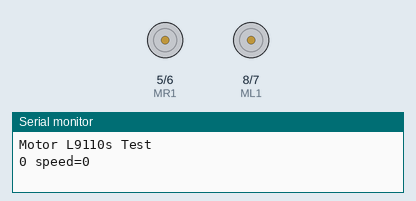
A sketch run on a simulated Arduino Uno, built with avr-gcc and run on an emulated ATmega328P. Parts: motor-driver pin pairs drawn as motors (green arrow = first pin HIGH = forward, orange = second pin HIGH = backward, longer = more drive), the last lines printed to the serial monitor.

Above: at 0.5 s.
At 2.5 s:
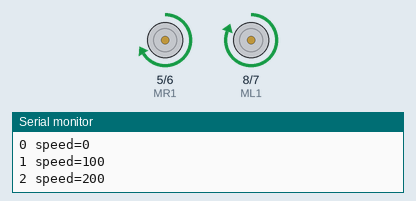
At 5.5 s:
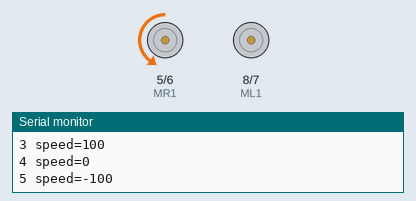
At 9.5 s:
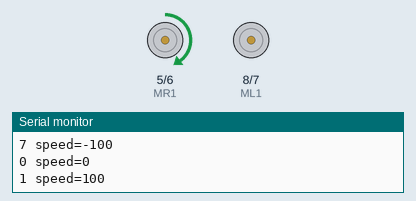
Timing chart, 0 to 10.4 s (numbered marks = the images above):
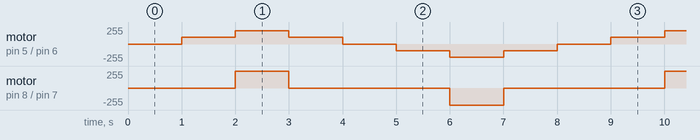

Measured:
- by itself, motor on pin 8 (ML1) / pin 7 (ML2): repeats every 8.0 s: stopped 3.0 s, backward 255/255 1.0 s, stopped 3.0 s, forward 255/255 1.0 s
- by itself, motor on pin 5 (MR1) / pin 6 (MR2): repeats every 8.0 s: forward 200/255 1.0 s, forward 100/255 1.0 s, stopped 1.0 s, backward 100/255 1.0 s, backward 200/255 1.0 s, backward 100/255 1.0 s, stopped 1.0 s, forward 100/255 1.0 s

The sketch:

motor_test.ino
```cpp
// 直流馬達模組測試

//==== 接腳定義 ====
#define ML1    8   //右馬達輸入2
#define ML2    7   //右馬達輸入1

#define MR1    5  //左馬達輸入1
#define MR2    6  //左馬達輸入2

#define B1     2   //按鈕1

//=========設定數值=========
#define SPEED_L  100   //馬達速度 低
#define SPEED_H 200   //馬達速度 高
int speed[] = {0, SPEED_L, SPEED_H, SPEED_L, 0, -SPEED_L, -SPEED_H, -SPEED_L };
int i = 0;

void setup() {

  Serial.begin(9600);  // 用於手動輸入文字

  Serial.println("Motor L9110s Test");

  // 告知使用者可以開始手動輸入訊息
/*
  lcd.clear();
  lcd.setCursor(0, 0);
  lcd.print("Use Serial Mon");
  lcd.setCursor(0, 1);
  lcd.print("Type to display");
    pinMode(IR_RR,INPUT);
    pinMode(IR_R, INPUT);
    pinMode(IR_L, INPUT);
    pinMode(IR_LL,INPUT);
    pinMode(MR1,OUTPUT);
    pinMode(MR2,OUTPUT);
    pinMode(ML1,OUTPUT);
    pinMode(ML2,OUTPUT);
*/
    pinMode(MR1,OUTPUT);
    pinMode(MR2,OUTPUT);
    pinMode(ML1,OUTPUT);
    pinMode(ML2,OUTPUT);

  //  pinMode(B1,INPUT);
    digitalWrite(MR1, LOW);
    digitalWrite(MR1, LOW);
    digitalWrite(ML1, LOW);
    digitalWrite(ML2, LOW);
  //  digitalWrite(B1,HIGH);

}

void loop() {
  int s = speed[i];
  Serial.print( i ); Serial.print(" speed="); Serial.println(s);

  motor( s );
  i++;
  if( i>7 ) i=0;
  delay(1000);
}

void motor( int s )
{
  if( s > 255 ) s  =255;
  else if( s < -255 ) s = -255;
  if( s > 0 ) {
    analogWrite(ML1, s);
    analogWrite(ML2, 0);
    analogWrite(MR1, s);
    analogWrite(MR2, 0);
  } else if( s == 0 ) {
    analogWrite(ML1, 0);
    analogWrite(ML2, 0);
    analogWrite(MR1, 0);
    analogWrite(MR2, 0);
  } else {
    analogWrite(ML1, 0);
    analogWrite(ML2,-s);
    analogWrite(MR1, 0);
    analogWrite(MR2,-s);
  }
}
```
